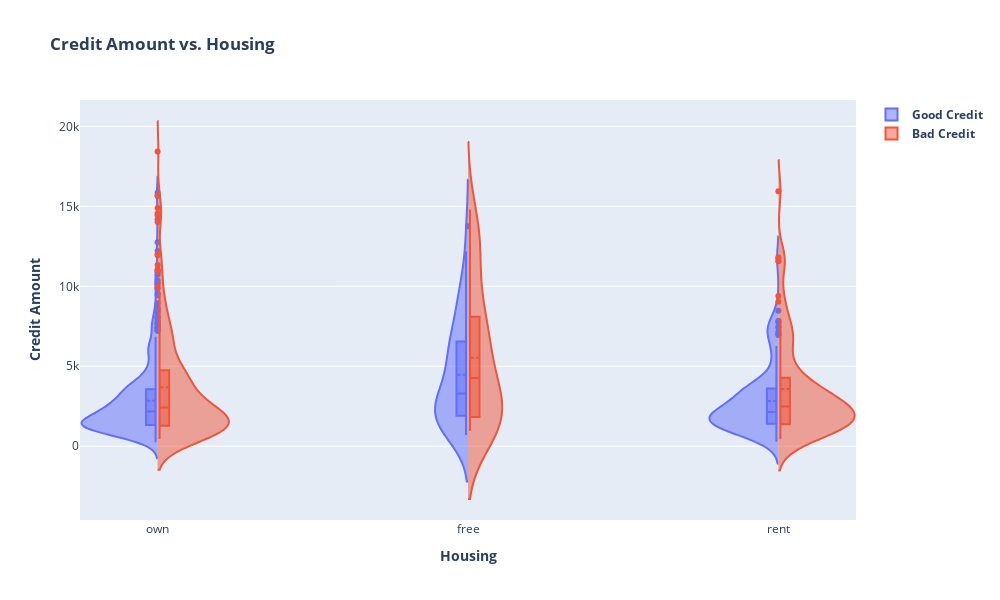

The cell this chart's notebook holds for it:
### Code cell
violin_plot('housing', 'credit_amount', 'Housing', 'Credit Amount')

### Figure 1 — Plotly figure (JSON) as saved in the notebook; plotly's stock layout.template omitted (floating-point values rounded to 4 significant figures; data arrays with more than 128 entries replaced by an {"elided": "..."} marker saying what was removed)
{"data": [{"box": {"visible": true}, "meanline": {"visible": true}, "name": "<b>Good Credit</b>", "side": "negative", "type": "violin", "x": {"elided": "700 str values"}, "y": {"elided": "700 int values"}}, {"box": {"visible": true}, "meanline": {"visible": true}, "name": "<b>Bad Credit</b>", "side": "positive", "type": "violin", "x": {"elided": "300 str values"}, "y": {"elided": "300 int values"}}], "layout": {"height": 600, "title": {"text": "<b>Credit Amount vs. Housing</b>"}, "violingap": 0.3, "violinmode": "overlay", "width": 1000, "xaxis": {"title": {"text": "<b>Housing</b>"}}, "yaxis": {"title": {"text": "<b>Credit Amount</b>"}, "zeroline": false}}}
